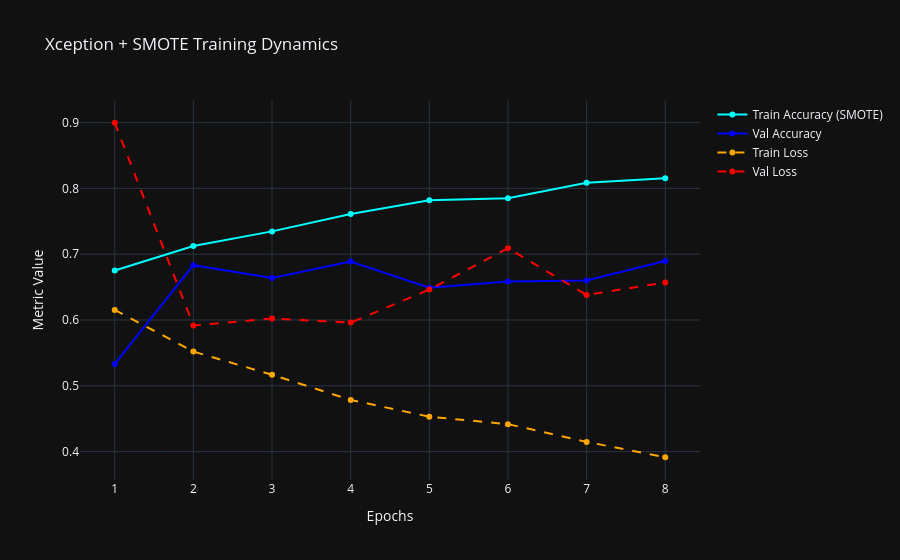

Notebook cell for this chart:
### Markdown cell above
## 4. Training Loop & Interactive Dashboard
Executing the 25-epoch training loop. Because all data is pre-loaded in RAM, we feed it directly into the `fit()` method using standard batch sizes.

### Code cell
early_stop = EarlyStopping(
    monitor='val_loss', 
    patience=6, 
    restore_best_weights=True,
    verbose=1
)

print("\nStarting Xception+SMOTE Training Phase...")
history = model.fit(
    X_train_smote, y_train_smote,
    batch_size=32,
    epochs=25,
    validation_data=(X_test, y_test),
    callbacks=[early_stop]
)

# --- PLOTLY INTERACTIVE TRAINING HISTORY ---
epochs_range = list(range(1, len(history.history['accuracy']) + 1))

fig_hist = go.Figure()

# Accuracy Traces
fig_hist.add_trace(go.Scatter(x=epochs_range, y=history.history['accuracy'], mode='lines+markers', name='Train Accuracy (SMOTE)', line=dict(color='cyan')))
fig_hist.add_trace(go.Scatter(x=epochs_range, y=history.history['val_accuracy'], mode='lines+markers', name='Val Accuracy', line=dict(color='blue')))

# Loss Traces
fig_hist.add_trace(go.Scatter(x=epochs_range, y=history.history['loss'], mode='lines+markers', name='Train Loss', line=dict(color='orange', dash='dash')))
fig_hist.add_trace(go.Scatter(x=epochs_range, y=history.history['val_loss'], mode='lines+markers', name='Val Loss', line=dict(color='red', dash='dash')))

fig_hist.update_layout(
    title='Xception + SMOTE Training Dynamics',
    xaxis_title='Epochs',
    yaxis_title='Metric Value',
    template='plotly_dark',
    hovermode='x unified'
)

fig_hist.show()

### Figure 1 — Plotly figure (JSON) as saved in the notebook; plotly's stock layout.template omitted (floating-point values rounded to 4 significant figures)
{"data": [{"line": {"color": "cyan"}, "mode": "lines+markers", "name": "Train Accuracy (SMOTE)", "type": "scatter", "x": [1, 2, 3, 4, 5, 6, 7, 8], "y": [0.6753, 0.7124, 0.7347, 0.761, 0.7819, 0.785, 0.8085, 0.8153]}, {"line": {"color": "blue"}, "mode": "lines+markers", "name": "Val Accuracy", "type": "scatter", "x": [1, 2, 3, 4, 5, 6, 7, 8], "y": [0.5332, 0.6833, 0.6638, 0.6888, 0.6489, 0.6583, 0.6599, 0.6896]}, {"line": {"color": "orange", "dash": "dash"}, "mode": "lines+markers", "name": "Train Loss", "type": "scatter", "x": [1, 2, 3, 4, 5, 6, 7, 8], "y": [0.6153, 0.5521, 0.5167, 0.4786, 0.4531, 0.4417, 0.4148, 0.3914]}, {"line": {"color": "red", "dash": "dash"}, "mode": "lines+markers", "name": "Val Loss", "type": "scatter", "x": [1, 2, 3, 4, 5, 6, 7, 8], "y": [0.8997, 0.5916, 0.6022, 0.596, 0.6463, 0.709, 0.638, 0.6571]}], "layout": {"hovermode": "x unified", "title": {"text": "Xception + SMOTE Training Dynamics"}, "xaxis": {"title": {"text": "Epochs"}}, "yaxis": {"title": {"text": "Metric Value"}}}}
